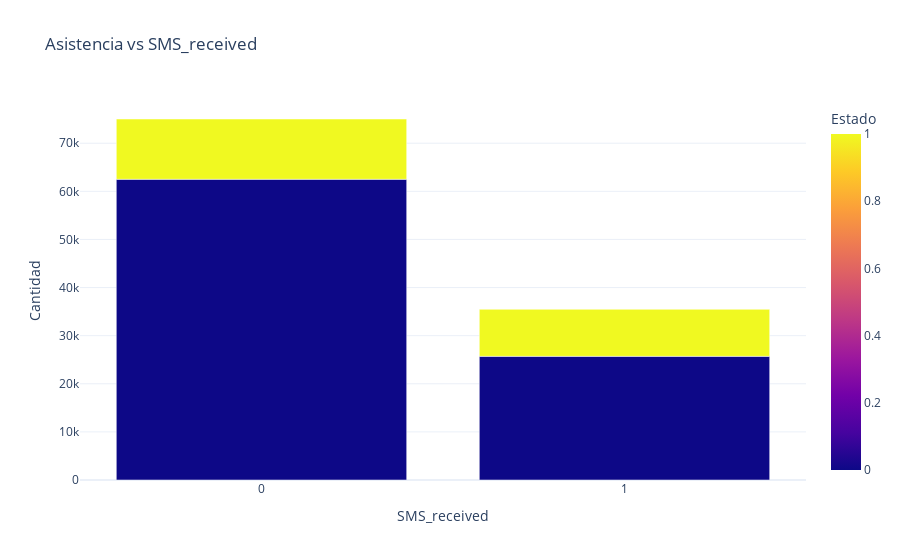

Notebook code cell kept with this figure:
### Markdown cell above
### 3.4 Asistencia por Recepción de SMS

### Code cell
fig = plot_noshow_by_feature(df, 'SMS_received')
fig.show()

### Figure 1 — Plotly figure (JSON) as saved in the notebook; plotly's stock layout.template omitted (floating-point values rounded to 4 significant figures)
{"data": [{"alignmentgroup": "True", "hovertemplate": "SMS_received=%{x}<br>Cantidad=%{y}<br>Estado=%{marker.color}<extra></extra>", "legendgroup": "", "marker": {"color": [0, 1, 0, 1], "coloraxis": "coloraxis", "pattern": {"shape": ""}}, "name": "", "offsetgroup": "", "orientation": "v", "showlegend": false, "textposition": "auto", "type": "bar", "x": [0, 0, 1, 1], "xaxis": "x", "y": [62506, 12532, 25697, 9784], "yaxis": "y"}], "layout": {"barmode": "group", "coloraxis": {"colorbar": {"title": {"text": "Estado"}}, "colorscale": [[0, "#0d0887"], [0.1111, "#46039f"], [0.2222, "#7201a8"], [0.3333, "#9c179e"], [0.4444, "#bd3786"], [0.5556, "#d8576b"], [0.6667, "#ed7953"], [0.7778, "#fb9f3a"], [0.8889, "#fdca26"], [1, "#f0f921"]]}, "legend": {"tracegroupgap": 0}, "title": {"text": "Asistencia vs SMS_received"}, "xaxis": {"anchor": "y", "domain": [0, 1], "title": {"text": "SMS_received"}}, "yaxis": {"anchor": "x", "domain": [0, 1], "title": {"text": "Cantidad"}}}}
